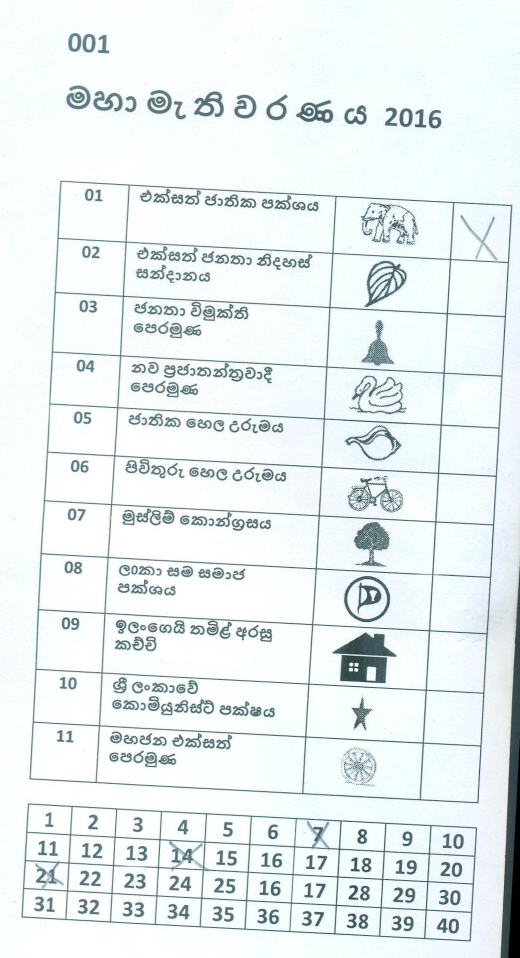
%> input picture rots.jpg, 1040 x 1916 px (shown at 1/2 size)
$ octave HoughLinesExample.m   (GNU Octave 9; MATLAB toolbox functions it lacks are replaced by stand-ins)
%> lines starting %> are read from the running program, lines starting %| are printed output that depends on the picture; in (x1, y1, x2, y2) boxes, pixels count from 0 and x2, y2 are one past the last pixel; in counts of white or black regions, pixels touching at a corner belong together; the program's own positions count from 1
%> further down, I is the input picture: size 1916x1040x3 uint8; mean R, G, B 231, 238.7, 239.8
### OptimalThresholdedImage.m
function [binaryimage] =  OptimalThresholdedImage(RGBimage)
    if size(RGBimage,3)== 3
        Igray = rgb2gray(RGBimage);
        filterdI = Igray;%medfilt2(Igray);
    else
        filterdI = RGBimage;%medfilt2(RGBimage);
    end

    % streching will fail the thresholding
    %imadjust(RGBimage0, stretchlim(RGBimage0));
    %RGBimage(:,:,1));
    level = graythresh(filterdI);
%> level = 0.706
    % Don't use median localization for large images
    T = adaptthresh(filterdI,level,'ForegroundPolarity','bright','Statistic','mean');
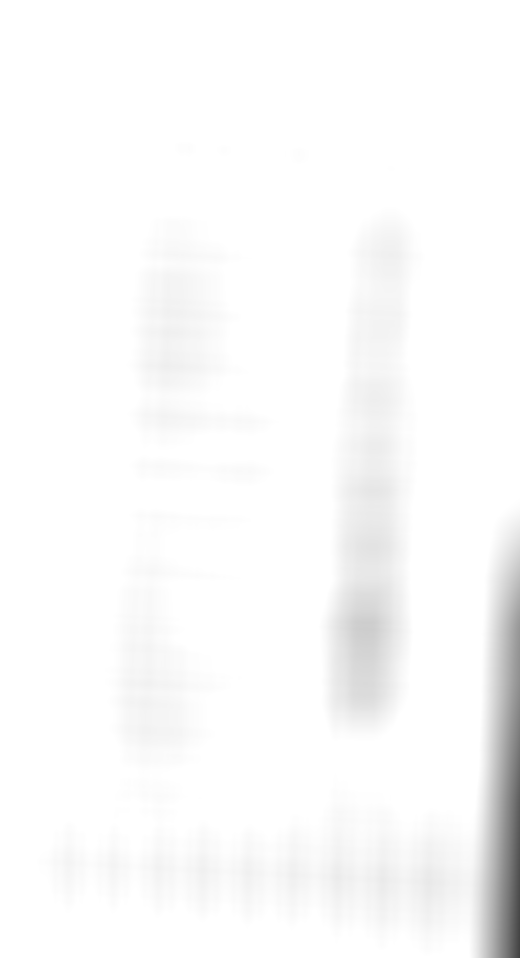
%> T: size 1916x1040 double (shown at 1/2 size); min 0.257, max 1, mean 0.982
    binaryimage = imbinarize(filterdI, T);
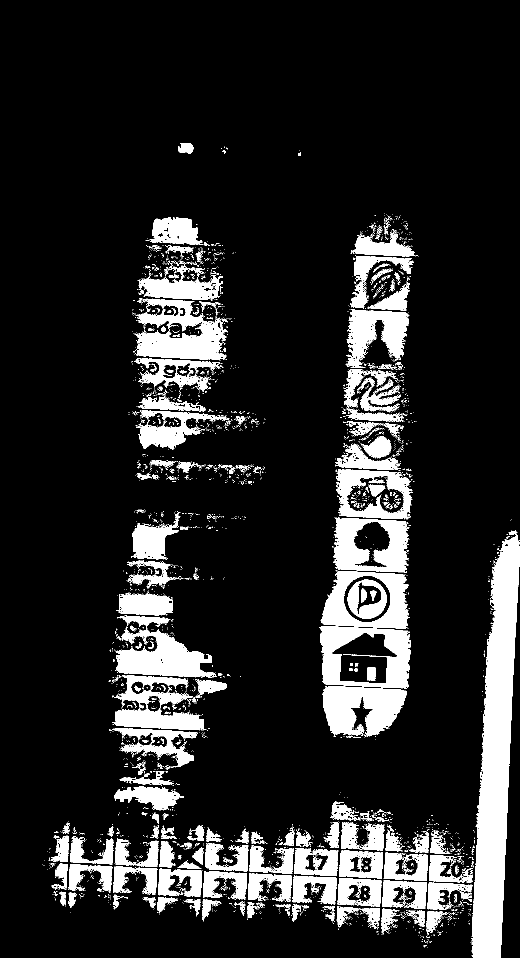
%> binaryimage: size 1916x1040 logical (shown at 1/2 size); 14.4% white; 3529 white regions (3299 under 20 px), largest, box (x1, y1, x2, y2) and area: (943, 1060, 1040, 1916) 45327, (267, 596, 455, 721) 12429, (645, 1372, 814, 1474) 11940

    % [6 lines of commented-out code are left out]
end

### HoughLinesExample.m
%% Find Line Segments and Highlight longest segment
%
%%
% Read image into workspace.

% Copyright 2015 The MathWorks, Inc.

I  = imread('rots.jpg');
%
% Rotate the image.
rotI = OptimalThresholdedImage(I);
%%
% Create a binary image.
BW = edge(rotI,'canny');
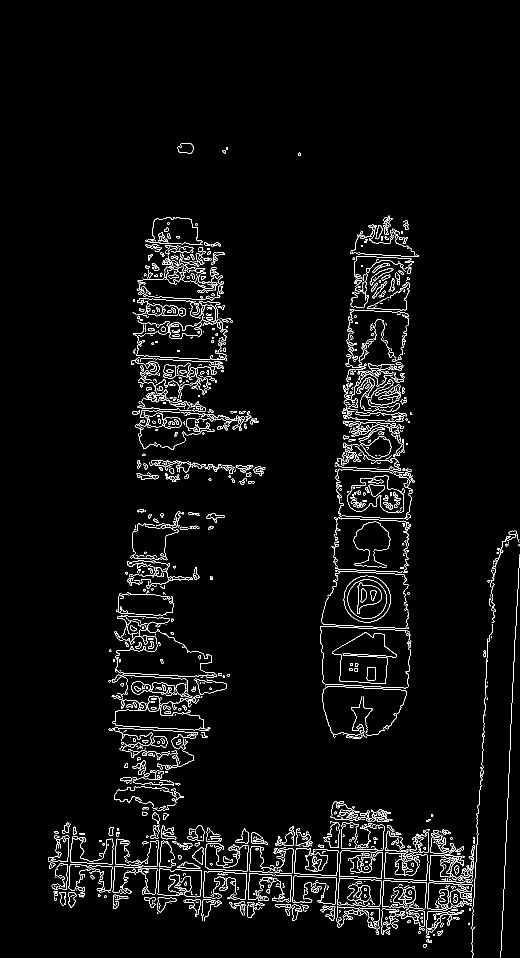
%> BW: size 1916x1040 logical (shown at 1/2 size); 3.2% white in thin lines or dots, all inside (x1, y1, x2, y2) = (96, 286, 1039, 1915)
%
% Create the Hough transform using the binary image.
[H,T,R] = hough(BW);
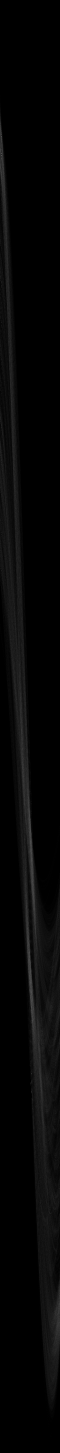
%> H: size 4359x180 double (shown at 1/3 size); min 0, max 558, mean 14.4; drawn with min black and max white
%> T = 180 values from -90 to 89; R = 4359 values from -2179 to 2179
%%
%imshow(H,[],'XData',T,'YData',R,...
%             'InitialMagnification','fit');
%xlabel('\theta'), ylabel('\rho');
%axis on, axis normal, hold on;
close all;
% Find peaks in the Hough transform of the image.
P  = houghpeaks(H,30,'threshold',ceil(0.3*max(H(:))));
%> P = 30 rows, first 12: [462 4; 410 4; 522 4; 2949 94; 3276 94; 2584 94; 3220 94; 3061 98; 2859 88; 2526 92; 2930 88; 2529 95]
x = T(P(:,2)); y = R(P(:,1));
%> after `x = T(P(:,2))`: x = 30 values, max 14 at index 26, min -90 at index 27, mean -15.5
%> after `y = R(P(:,1))`: y = 30 values, max 1096 at index 5, min -1770 at index 2, mean 189.1
plot(x,y,'s','color','white');
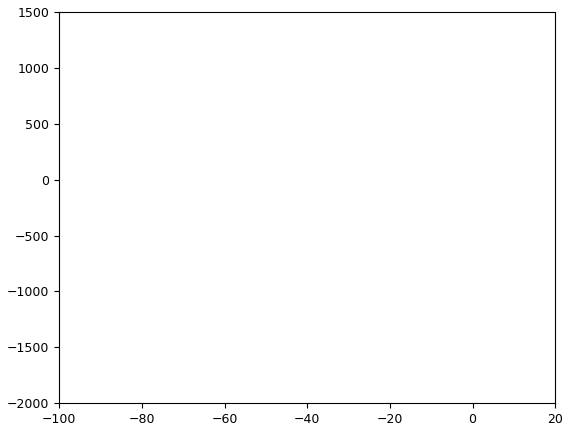
%> figure redrawn from the program's plot data
%
% Find lines and plot them.
lines = houghlines(BW,T,R,P,'FillGap',250,'MinLength',1010);
%> lines = 15 lines; longest, point1 to point2 (x, y): (242, 1798) to (453, 299), (315, 1808) to (446, 304), (768, 439) to (768, 1869), (237, 1810) to (381, 439), (707, 501) to (779, 1869), (675, 1825) to (747, 462)
imshow(rotI), hold on
max_len = 0;
for k = 1:length(lines)
   xy = [lines(k).point1; lines(k).point2];
   plot(xy(:,1),xy(:,2),'LineWidth',2,'Color','green');

   % Plot beginnings and ends of lines
   plot(xy(1,1),xy(1,2),'x','LineWidth',2,'Color','yellow');
   plot(xy(2,1),xy(2,2),'x','LineWidth',2,'Color','red');

   % Determine the endpoints of the longest line segment
   len = norm(lines(k).point1 - lines(k).point2);
   if ( len > max_len)
      max_len = len;
      xy_long = xy;
   end
end
%> this loop made 15 passes
%> (len, max_len, xy_long) on passes 1, 4, 9: (1364.9, 1364.9, [675 1825; 747 462]), (1369.9, 1369.9, [707 501; 779 1869]), (1513.8, 1513.8, [242 1798; 453 299])
%> (xy, len) on passes 2, 3, 5, 6, 7, 8: ([311 1796; 383 440], 1357.9), ([663 1839; 827 503], 1346), ([315 1809; 339 487], 1322.2), ([226 1782; 320 439], 1346.3), ([728 1827; 821 497], 1333.2), ([278 561; 322 1825], 1264.8)
%
% Highlight the longest line segment by coloring it cyan.
plot(xy_long(:,1),xy_long(:,2),'LineWidth',2,'Color','cyan');
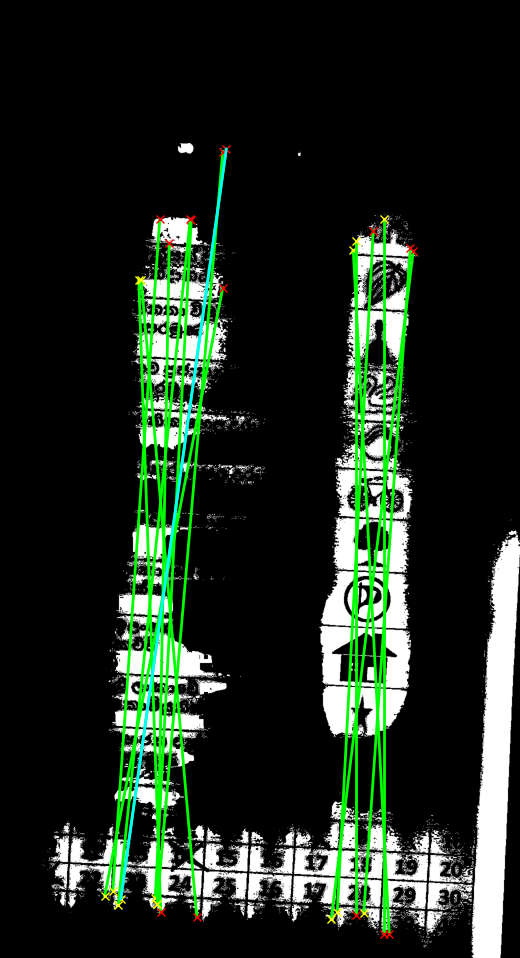
%> figure redrawn from the program's plot data; shown at 1/2 size
